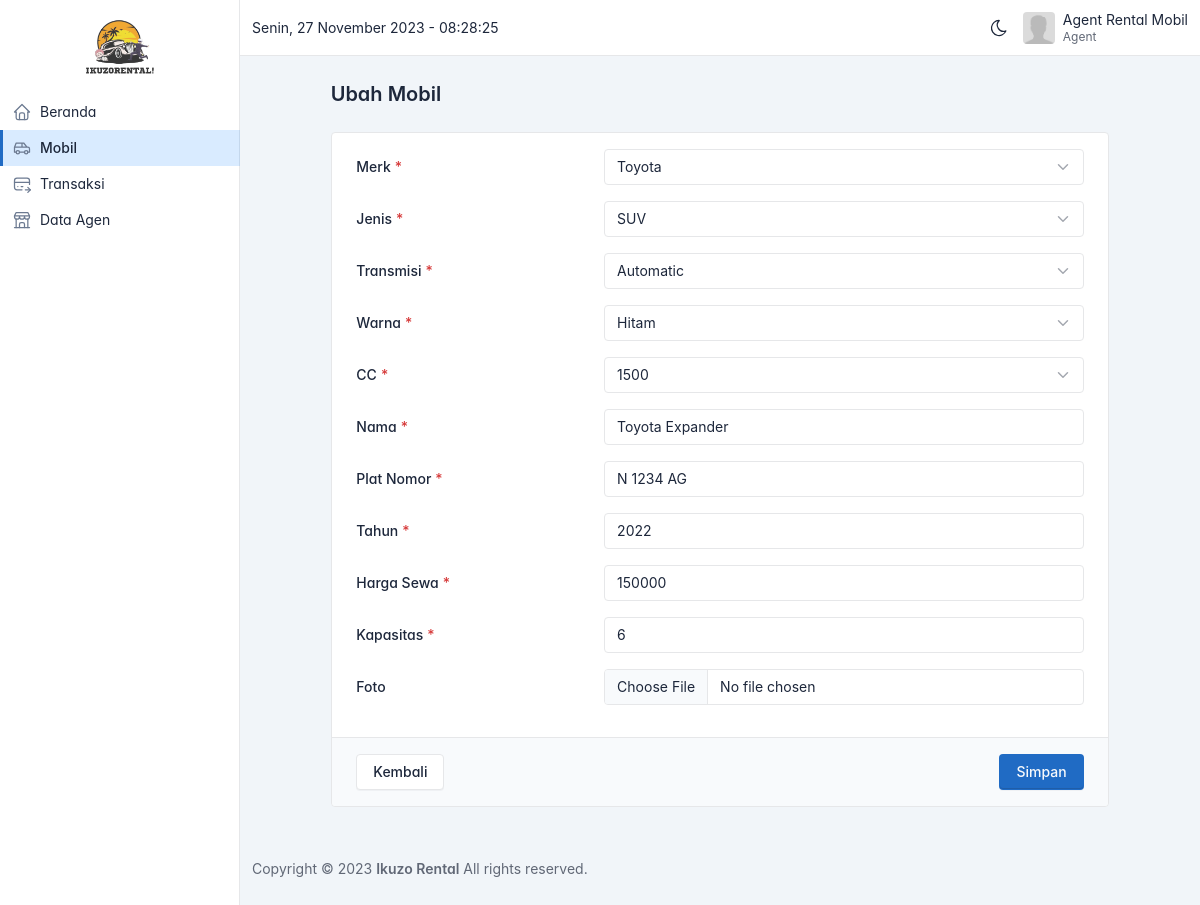
Page /agent/ubah-mobil.php?id=1 (signed in) on the committed database.
### tables this page shows
CREATE TABLE `mobil` (
  `id` bigint(20) UNSIGNED NOT NULL,
  `agen_id` bigint(20) UNSIGNED NOT NULL,
  `merk_id` bigint(20) UNSIGNED NOT NULL,
  `jenis_id` bigint(20) UNSIGNED NOT NULL,
  `transmisi_id` bigint(20) UNSIGNED NOT NULL,
  `warna_id` bigint(20) UNSIGNED NOT NULL,
  `cc_id` bigint(20) UNSIGNED NOT NULL,
  `nama` varchar(255) NOT NULL,
  `plat_nomor` varchar(255) NOT NULL,
  `tahun` varchar(255) DEFAULT NULL,
  `harga` bigint(20) NOT NULL,
  `kapasitas` int(11) NOT NULL,
  `foto` varchar(255) DEFAULT NULL,
  `status` varchar(255) NOT NULL DEFAULT 'available'
);

CREATE TABLE `merk_mobil` (
  `id` bigint(20) UNSIGNED NOT NULL,
  `nama` varchar(255) NOT NULL
);

CREATE TABLE `jenis_mobil` (
  `id` bigint(20) UNSIGNED NOT NULL,
  `nama` varchar(255) NOT NULL
);

CREATE TABLE `transmisi` (
  `id` bigint(20) UNSIGNED NOT NULL,
  `nama` varchar(255) NOT NULL
);

CREATE TABLE `warna` (
  `id` bigint(20) UNSIGNED NOT NULL,
  `nama` varchar(255) NOT NULL,
  `kode` varchar(255) NOT NULL
);

CREATE TABLE `cc` (
  `id` bigint(20) UNSIGNED NOT NULL,
  `nama` varchar(255) NOT NULL
);

### helper/helpers.php (called while the page is built, shortened)
<?php
function getAll($conn, $table, $orderBy = 'id', $orderType = 'ASC')
{
  $query = "SELECT * FROM $table";
  if ($orderBy) {
    $query .= " ORDER BY $orderBy $orderType";
  }
  $result = mysqli_query($conn, $query);
  return mysqli_fetch_all($result, MYSQLI_ASSOC);
}

### agent/ubah-mobil.php (the view, shortened to what this page needs)
<?php
include('partials/header.php');
$merk = getAll($conn, 'merk_mobil', 'id', 'ASC');
$jenis = getAll($conn, 'jenis_mobil', 'id', 'ASC');
$transmisi = getAll($conn, 'transmisi', 'id', 'ASC');
$warna = getAll($conn, 'warna', 'id', 'ASC');
$cc = getAll($conn, 'cc', 'id', 'ASC');
$id = htmlspecialchars($_GET['id']);
$result = mysqli_query($conn, "SELECT * FROM mobil WHERE id = $id");
$mobil = mysqli_fetch_assoc($result);
?>
<link href="https://unpkg.com/filepond/dist/filepond.css" rel="stylesheet">
<link href="https://unpkg.com/filepond-plugin-image-preview/dist/filepond-plugin-image-preview.css" rel="stylesheet" />
<div class="page-header d-print-none">
  <div class="container-xl">
    <div class="row g-2 align-items-center justify-content-center">
      <div class="col-12 col-md-10">
        <h2 class="page-title">
          Ubah Mobil
        </h2>
      </div>
    </div>
  </div>
</div>
<div class="page-body">
  <div class="container-xl">
    <div class="row row-cards justify-content-center">
      <div class="col-md-10">
        <form action="ubah-mobil.php?id=<?= $mobil['id'] ?>" method="POST" enctype="multipart/form-data">
          <div class="card">
            <div class="card-body">
              <div class="mb-3 row">
                <label class="col-md-4 col-12 col-form-label required">Merk</label>
                <div class="col">
                  <select required class="form-select" name="merk_id">
                    <?php foreach ($merk as $item) : ?>
                      <option value="<?= $item['id'] ?>" <?= $item['id'] == $mobil['merk_id'] ? 'selected' : '' ?>>
                        <?= $item['nama'] ?>
                      </option>
                    <?php endforeach ?>
                  </select>
                </div>
              </div>
              <div class="mb-3 row">
                <label class="col-md-4 col-12 col-form-label required">Jenis</label>
                <div class="col">
                  <select required class="form-select" name="jenis_id">
                    <?php foreach ($jenis as $item) : ?>
                      <option value="<?= $item['id'] ?>" <?= $item['id'] == $mobil['jenis_id'] ? 'selected' : '' ?>>
                        <?= $item['nama'] ?>
                      </option>
                    <?php endforeach ?>
                  </select>
                </div>
              </div>
              <div class="mb-3 row">
                <label class="col-md-4 col-12 col-form-label required">Transmisi</label>
                <div class="col">
                  <select required class="form-select" name="transmisi_id">
                    <?php foreach ($transmisi as $item) : ?>
                      <option value="<?= $item['id'] ?>" <?= $item['id'] == $mobil['transmisi_id'] ? 'selected' : '' ?>>
                        <?= $item['nama'] ?>
                      </option>
                    <?php endforeach ?>
                  </select>
                </div>
              </div>
              <div class="mb-3 row">
                <label class="col-md-4 col-12 col-form-label required">Warna</label>
                <div class="col">
                  <select required class="form-select" name="warna_id">
                    <?php foreach ($warna as $item) : ?>
                      <option value="<?= $item['id'] ?>" <?= $item['id'] == $mobil['warna_id'] ? 'selected' : '' ?>>
                        <?= $item['nama'] ?>
                      </option>
                    <?php endforeach ?>
                  </select>
                </div>
              </div>
              <div class="mb-3 row">
                <label class="col-md-4 col-12 col-form-label required">CC</label>
                <div class="col">
                  <select required class="form-select" name="cc_id">
                    <?php foreach ($cc as $item) : ?>
                      <option value="<?= $item['id'] ?>" <?= $item['id'] == $mobil['cc_id'] ? 'selected' : '' ?>>
                        <?= $item['nama'] ?>
                      </option>
                    <?php endforeach ?>
                  </select>
                </div>
              </div>
              <div class="mb-3 row">
                <label class="col-md-4 col-12 col-form-label required">Nama</label>
                <div class="col">
                  <input required type="text" class="form-control" placeholder="Masukkan nama mobil" name="nama" value="<?= $mobil['nama'] ?>">
                </div>
              </div>
              <div class="mb-3 row">
                <label class="col-md-4 col-12 col-form-label required">Plat Nomor</label>
                <div class="col">
                  <input required type="text" class="form-control" placeholder="Masukkan plat nomor mobil" name="plat_nomor" value="<?= $mobil['plat_nomor'] ?>">
                </div>
              </div>
              <div class="mb-3 row">
                <label class="col-md-4 col-12 col-form-label required">Tahun</label>
                <div class="col">
                  <input required type="text" class="form-control" placeholder="Masukkan tahun mobil" name="tahun" value="<?= $mobil['tahun'] ?>">
                </div>
              </div>
              <div class="mb-3 row">
                <label class="col-md-4 col-12 col-form-label required">Harga Sewa</label>
                <div class="col">
                  <input required type="number" class="form-control" placeholder="Masukkan harga sewa mobil" name="harga" value="<?= $mobil['harga'] ?>">
                </div>
              </div>
              <div class="mb-3 row">
                <label class="col-md-4 col-12 col-form-label required">Kapasitas</label>
                <div class="col">
                  <input required type="number" class="form-control" placeholder="Masukkan kapasitas mobil" name="kapasitas" value="<?= $mobil['kapasitas'] ?>">
                </div>
              </div>
              <div class="mb-3 row">
                <label class="col-md-4 col-12 col-form-label">Foto</label>
                <div class="col">
                  <input id="fotoInput" type="file" class="form-control" name="foto" accept="image/png, image/jpeg, image/jpg">
                </div>
              </div>
            </div>
            <div class="card-footer d-flex">
              <a href="mobil.php" type="button" class="btn me-auto">Kembali</a>
              <button type="submit" class="btn btn-primary ms-auto">Simpan</button>
            </div>
          </div>
        </form>
      </div>
    </div>
  </div>
</div>
<?php include('partials/footer.php') ?>

### agent/partials/header.php (style rules this page uses)
body { font-feature-settings: "cv03", "cv04", "cv11"; }

### rows in the picture
mobil: merk_id "Toyota", jenis_id "SUV", transmisi_id "Automatic", warna_id "Hitam", cc_id "1500", nama "Toyota Expander", plat_nomor "N 1234 AG", tahun "2022", harga "150000", kapasitas "6"

### other values in the picture
mb_strimwidth($_SESSION['user']['nama'], 0, 24, '...') "Agent Rental Mobil"
$_SESSION['user']['role'] "Agent"
